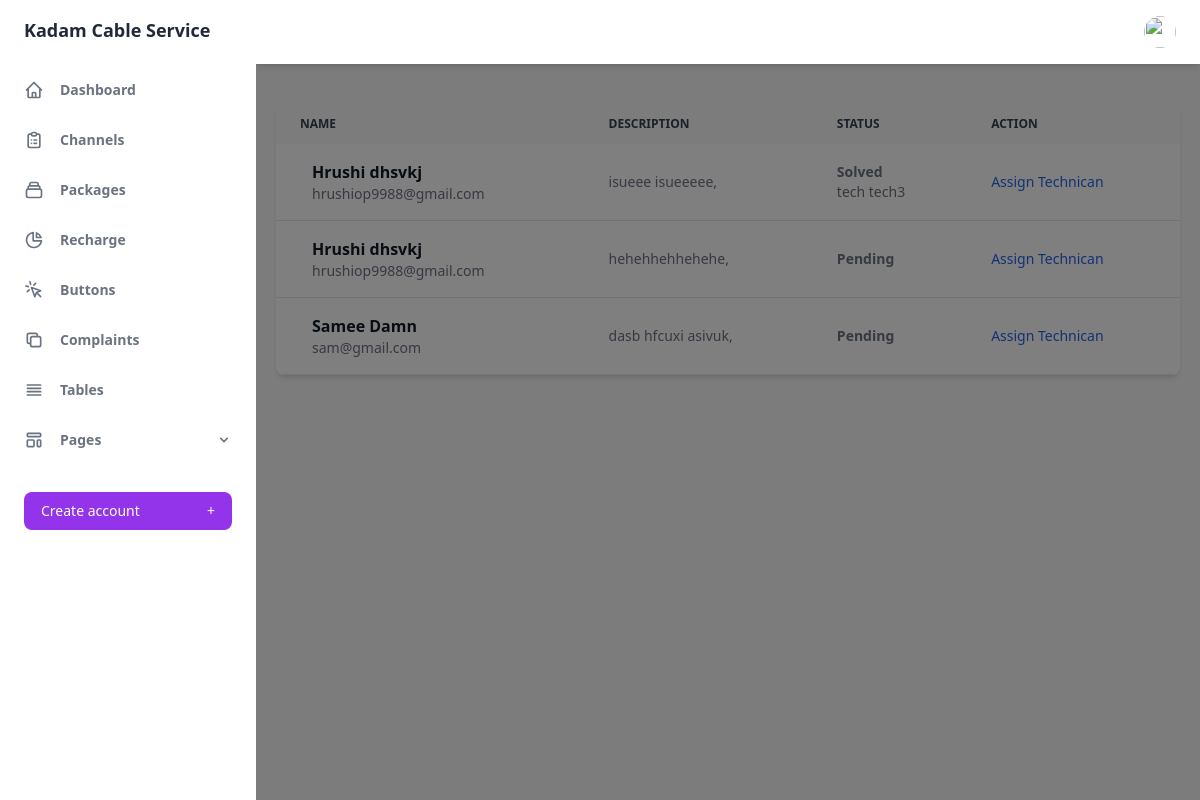
Page /Main/Employee/complaint.php (signed in) on the earlier database version.
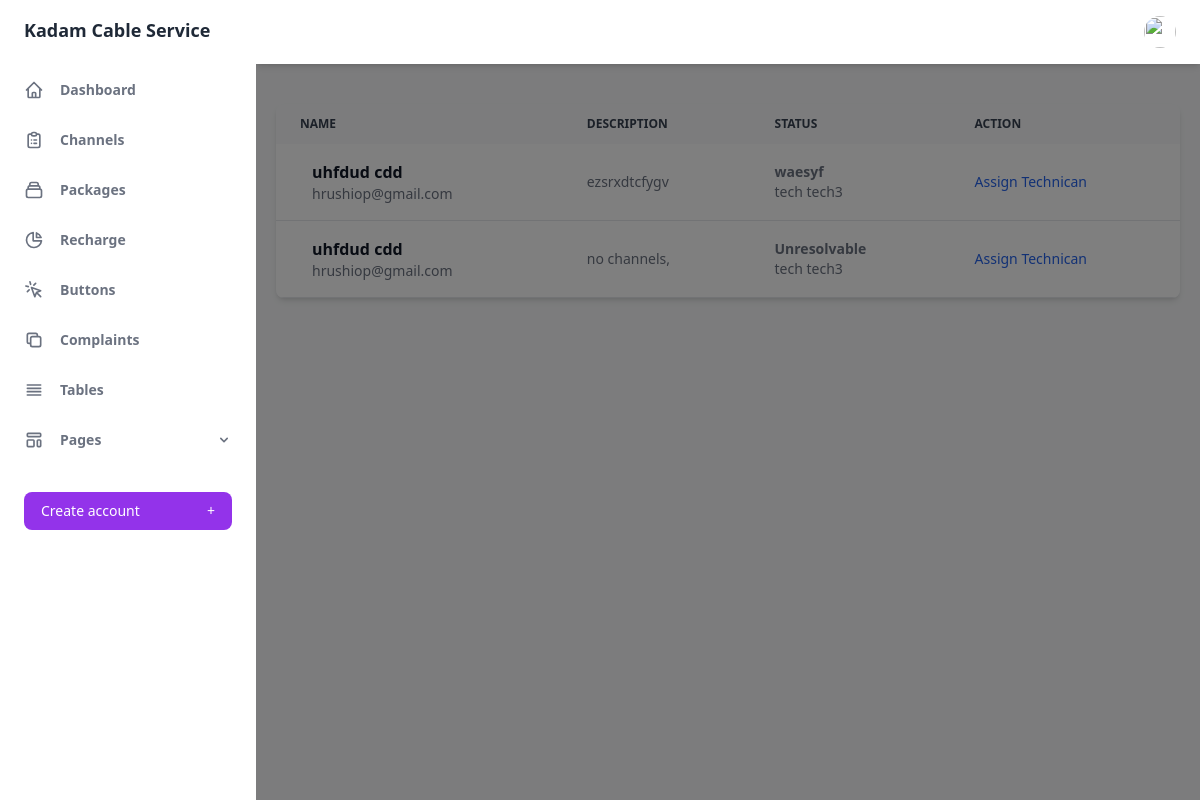
Same page on the later database version.
### tables this page shows
CREATE TABLE `complaint` (
  `complaint_id` int(11) NOT NULL,
  `complaint_issue` varchar(1000) NOT NULL,
  `complaint_date` date DEFAULT NULL,
  `complaint_status` varchar(15) DEFAULT NULL,
  `complaint_cust` varchar(100) DEFAULT NULL,
  `complaint_emp` varchar(100) DEFAULT NULL,
  `complaint_notsolve` varchar(1000) NOT NULL
);

CREATE TABLE `customer` (
  `cust_email` varchar(100) NOT NULL,
  `cust_password` varchar(50) NOT NULL,
  `cust_fname` varchar(50) NOT NULL,
  `cust_mname` varchar(50) NOT NULL,
  `cust_lname` varchar(50) NOT NULL,
  `cust_flat` varchar(50) NOT NULL,
  `cust_building` varchar(50) NOT NULL,
  `cust_street` varchar(50) NOT NULL,
  `cust_pincode` varchar(50) NOT NULL,
  `cust_phone` varchar(10) NOT NULL
);

CREATE TABLE `employee` (
  `emp_email` varchar(100) NOT NULL,
  `emp_password` varchar(50) NOT NULL,
  `emp_fname` varchar(50) NOT NULL,
  `emp_mname` varchar(50) NOT NULL,
  `emp_lname` varchar(50) NOT NULL,
  `emp_flat` varchar(50) NOT NULL,
  `emp_building` varchar(50) NOT NULL,
  `emp_street` varchar(50) NOT NULL,
  `emp_city` varchar(50) NOT NULL,
  `emp_phone` varchar(10) NOT NULL,
  `emp_role` varchar(1) NOT NULL
);

### Main/Employee/complaint.php (the view, shortened to what this page needs)
<?php
include("../../config/connect.php");
?>
<!DOCTYPE html>
<html :class="{ 'theme-dark': dark }" x-data="data()" lang="en">
  <head>
    <link rel="stylesheet" href="https://unpkg.com/tailwindcss@2.2.19/dist/tailwind.min.css"/>
    <script src="https://cdn.tailwindcss.com"></script>
    <link href="https://cdnjs.cloudflare.com/ajax/libs/flowbite/2.2.0/flowbite.min.css" rel="stylesheet" />
    <link rel="stylesheet" type="text/css" href="https://cdn.jsdelivr.net/npm/toastify-js/src/toastify.min.css">
  </head>
  <body>
    <div
      class="flex h-screen bg-gray-50 dark:bg-gray-900"
      :class="{ 'overflow-hidden': isSideMenuOpen}"
    >
   <?php include("./layout/emp_nav.php"); ?>
      <div class="flex flex-col flex-1">
      <?php include("./layout/emp_header.php"); ?>
        <main class="h-full pb-16 overflow-y-auto">
          <div class="container px-0 mx-auto grid">
          <div class="flex flex-col space-y-5 mt-5 p-5">
          <div class="relative overflow-x-auto shadow-md sm:rounded-lg">
    <table class="w-full text-sm text-left rtl:text-right text-gray-500 dark:text-gray-400">
        <thead class="text-xs text-gray-700 uppercase bg-gray-50 dark:bg-gray-700 dark:text-gray-400">
            <tr>
                <th scope="col" class="px-6 py-3">
                    Name
                </th>
                <th scope="col" class="px-6 py-3">
                    Description
                </th>
                <th scope="col" class="px-6 py-3">
                    Status
                </th>
                <th scope="col" class="px-6 py-3">
                    Action
                </th>
            </tr>
        </thead>
        <tbody>
        <?php
    $get_complaints_query = "SELECT * FROM `complaint`,`customer` WHERE `complaint_cust` = `customer`.`cust_email` ";
    $result_of_complaint = mysqli_query($con,$get_complaints_query);
    if(mysqli_num_rows($result_of_complaint)>0)
    {
        while($row = mysqli_fetch_assoc($result_of_complaint))
        {
            ?>
            <tr class="bg-white border-b dark:bg-gray-800 dark:border-gray-700 hover:bg-gray-50 dark:hover:bg-gray-600">
                <th scope="row" class="flex items-center px-6 py-4 text-gray-900 whitespace-nowrap dark:text-white">
                    <div class="ps-3">
                        <div class="text-base font-semibold"><?php echo $row["cust_fname"] ?> <?php echo $row["cust_lname"] ?></div>
                        <div class="font-normal text-gray-500"> <?php echo $row["complaint_cust"] ?> </div>
                    </div>
                </th>
                <td class="px-6 py-4">
                    <?php echo $row["complaint_issue"] ?>
                </td>
                <td class="px-6 py-4">
                    <p><b><?php echo $row["complaint_status"] ?></b></p>
                    <p>
                        <?php
                        $employee_id = $row["complaint_emp"];
                        $get_employe_name = "SELECT * FROM `employee` WHERE emp_email = '$employee_id' ";
                        $excecute_get_emp_query=mysqli_query($con,$get_employe_name);
                        if(
                            mysqli_num_rows($excecute_get_emp_query)>0
                        ){
                            while(
                                $row_of_get_emp=mysqli_fetch_assoc($excecute_get_emp_query)
                            ){
                                ?>
                                <?php echo $row_of_get_emp["emp_fname"] ?> <?php echo $row_of_get_emp["emp_lname"] ?>
                            <?php                           }
                        }
                        ?>
                        </p>
                </td>
                <td class="px-6 py-4">
                    <a href="#" type="button" onclick='OpenModal(<?php echo $row["complaint_id"] ?>)' data-modal-target="editUserModal" data-modal-toggle="editUserModal" class="openModel font-medium text-blue-600 dark:text-blue-500 hover:underline">
                        Assign Technican
                    </a>
                </td>
            </tr>
            <?php
        }
    }
    ?>
        </tbody>
    </table>
</div>
</div>
          </div>
        </main>
      </div>
    </div>
  </body>
</html>

### Main/Employee/layout/emp_nav.php (shortened to what this page needs)
 <aside class="z-20 hidden w-64 overflow-y-auto bg-white dark:bg-gray-800 md:block flex-shrink-0">
  <div class="py-4 text-gray-500 dark:text-gray-400">
    <a class="ml-6 text-lg font-bold text-gray-800 dark:text-gray-200" href="#">
      Kadam Cable Service
    </a>
    <ul class="mt-6">
      <li class="relative px-6 py-3">
        <a class="inline-flex items-center w-full text-sm font-semibold transition-colors duration-150 hover:text-gray-800 dark:hover:text-gray-200"
          href="../index.html">
          <span class="ml-4">Dashboard</span>
        </a>
      </li>
    </ul>
    <ul>
      <li class="relative px-6 py-3">
        <a class="inline-flex items-center w-full text-sm font-semibold transition-colors duration-150 hover:text-gray-800 dark:hover:text-gray-200"
          href="../forms.html">
          <span class="ml-4">Channels</span>
        </a>
      </li>
      <li class="relative px-6 py-3">
        <a class="inline-flex items-center w-full text-sm font-semibold transition-colors duration-150 hover:text-gray-800 dark:hover:text-gray-200"
          href="../cards.html">
          <span class="ml-4">Packages</span>
        </a>
      </li>
      <li class="relative px-6 py-3">
        <a class="inline-flex items-center w-full text-sm font-semibold transition-colors duration-150 hover:text-gray-800 dark:hover:text-gray-200"
          href="../charts.html">
          <svg class="w-5 h-5" aria-hidden="true" fill="none" stroke-linecap="round" stroke-linejoin="round"
            stroke-width="2" viewBox="0 0 24 24" stroke="currentColor">
            <path d="M11 3.055A9.001 9.001 0 1020.945 13H11V3.055z"></path>
            <path d="M20.488 9H15V3.512A9.025 9.025 0 0120.488 9z"></path>
          </svg>
          <span class="ml-4">Recharge</span>
        </a>
      </li>
      <li class="relative px-6 py-3">
        <a class="inline-flex items-center w-full text-sm font-semibold transition-colors duration-150 hover:text-gray-800 dark:hover:text-gray-200"
          href="../buttons.html">
          <svg class="w-5 h-5" aria-hidden="true" fill="none" stroke-linecap="round" stroke-linejoin="round"
            stroke-width="2" viewBox="0 0 24 24" stroke="currentColor">
            <path
              d="M15 15l-2 5L9 9l11 4-5 2zm0 0l5 5M7.188 2.239l.777 2.897M5.136 7.965l-2.898-.777M13.95 4.05l-2.122 2.122m-5.657 5.656l-2.12 2.122">
            </path>
          </svg>
          <span class="ml-4">Buttons</span>
        </a>
      </li>
      <li class="relative px-6 py-3">
        <a class="inline-flex items-center w-full text-sm font-semibold transition-colors duration-150 hover:text-gray-800 dark:hover:text-gray-200"
          href="../modals.html">
          <svg class="w-5 h-5" aria-hidden="true" fill="none" stroke-linecap="round" stroke-linejoin="round"
            stroke-width="2" viewBox="0 0 24 24" stroke="currentColor">
            <path
              d="M8 16H6a2 2 0 01-2-2V6a2 2 0 012-2h8a2 2 0 012 2v2m-6 12h8a2 2 0 002-2v-8a2 2 0 00-2-2h-8a2 2 0 00-2 2v8a2 2 0 002 2z">
            </path>
          </svg>
          <span class="ml-4">Complaints</span>
        </a>
      </li>
      <li class="relative px-6 py-3">
        <a class="inline-flex items-center w-full text-sm font-semibold transition-colors duration-150 hover:text-gray-800 dark:hover:text-gray-200"
          href="../tables.html">
          <svg class="w-5 h-5" aria-hidden="true" fill="none" stroke-linecap="round" stroke-linejoin="round"
            stroke-width="2" viewBox="0 0 24 24" stroke="currentColor">
            <path d="M4 6h16M4 10h16M4 14h16M4 18h16"></path>
          </svg>
          <span class="ml-4">Tables</span>
        </a>
      </li>
      <li class="relative px-6 py-3">
        <button
          class="inline-flex items-center justify-between w-full text-sm font-semibold transition-colors duration-150 hover:text-gray-800 dark:hover:text-gray-200"
          @click="togglePagesMenu" aria-haspopup="true">
          <span class="inline-flex items-center">
            <span class="ml-4">Pages</span>
          </span>
          <svg class="w-4 h-4" aria-hidden="true" fill="currentColor" viewBox="0 0 20 20">
            <path fill-rule="evenodd"
              d="M5.293 7.293a1 1 0 011.414 0L10 10.586l3.293-3.293a1 1 0 111.414 1.414l-4 4a1 1 0 01-1.414 0l-4-4a1 1 0 010-1.414z"
              clip-rule="evenodd"></path>
          </svg>
        </button>
      </li>
    </ul>
    <div class="px-6 my-6">
      <button
        class="flex items-center justify-between w-full px-4 py-2 text-sm font-medium leading-5 text-white transition-colors duration-150 bg-purple-600 border border-transparent rounded-lg active:bg-purple-600 hover:bg-purple-700 focus:outline-none focus:shadow-outline-purple">
        Create account
        <span class="ml-2" aria-hidden="true">+</span>
      </button>
    </div>
  </div>
</aside>
<div x-show="isSideMenuOpen" x-transition:enter="transition ease-in-out duration-150"
  x-transition:enter-start="opacity-0" x-transition:enter-end="opacity-100"
  x-transition:leave="transition ease-in-out duration-150" x-transition:leave-start="opacity-100"
  x-transition:leave-end="opacity-0"
  class="fixed inset-0 z-10 flex items-end bg-black bg-opacity-50 sm:items-center sm:justify-center"></div>

### Main/Employee/layout/emp_header.php (shortened to what this page needs)
<header class="z-10 py-4 bg-white shadow-md dark:bg-gray-800">
          <div
            class="container flex items-center justify-between h-full px-6 mx-auto text-purple-600 dark:text-purple-300"
          >
            <ul class="flex items-center flex-shrink-0 space-x-6 ml-auto">
              <li class="relative">
                <button
                  class="align-middle rounded-full focus:shadow-outline-purple focus:outline-none"
                  @click="toggleProfileMenu"
                  @keydown.escape="closeProfileMenu"
                  aria-label="Account"
                  aria-haspopup="true"
                >
                  <img
                    class="object-cover w-8 h-8 rounded-full"
                    src="https://c0.klipartz.com/pngpicture/492/286/gratis-png-iconos-de-computadora-perfil-de-usuario-avatar-avatar-thumbnail.png"
                    alt=""
                    aria-hidden="true"
                  />
                </button>
              </li>
            </ul>
          </div>
        </header>

Differences in the rows shown:
removed complaint: complaint_cust.cust_fname "Hrushi", complaint_cust.cust_lname "dhsvkj", complaint_cust "hrushiop9988@gmail.com", complaint_issue "isueee isueeeee,", complaint_status "Solved", employee (emp_fname "tech", emp_lname "tech3")
removed complaint: complaint_cust.cust_fname "Hrushi", complaint_cust.cust_lname "dhsvkj", complaint_cust "hrushiop9988@gmail.com", complaint_issue "hehehhehhehehe,", complaint_status "Pending"
removed complaint: complaint_cust.cust_fname "Samee", complaint_cust.cust_lname "Damn", complaint_cust "sam@gmail.com", complaint_issue "dasb hfcuxi asivuk,", complaint_status "Pending"
added complaint: complaint_cust.cust_fname "uhfdud", complaint_cust.cust_lname "cdd", complaint_cust "hrushiop@gmail.com", complaint_issue "ezsrxdtcfygv", complaint_status "waesyf", employee (emp_fname "tech", emp_lname "tech3")
added complaint: complaint_cust.cust_fname "uhfdud", complaint_cust.cust_lname "cdd", complaint_cust "hrushiop@gmail.com", complaint_issue "no channels,", complaint_status "Unresolvable", employee (emp_fname "tech", emp_lname "tech3")
